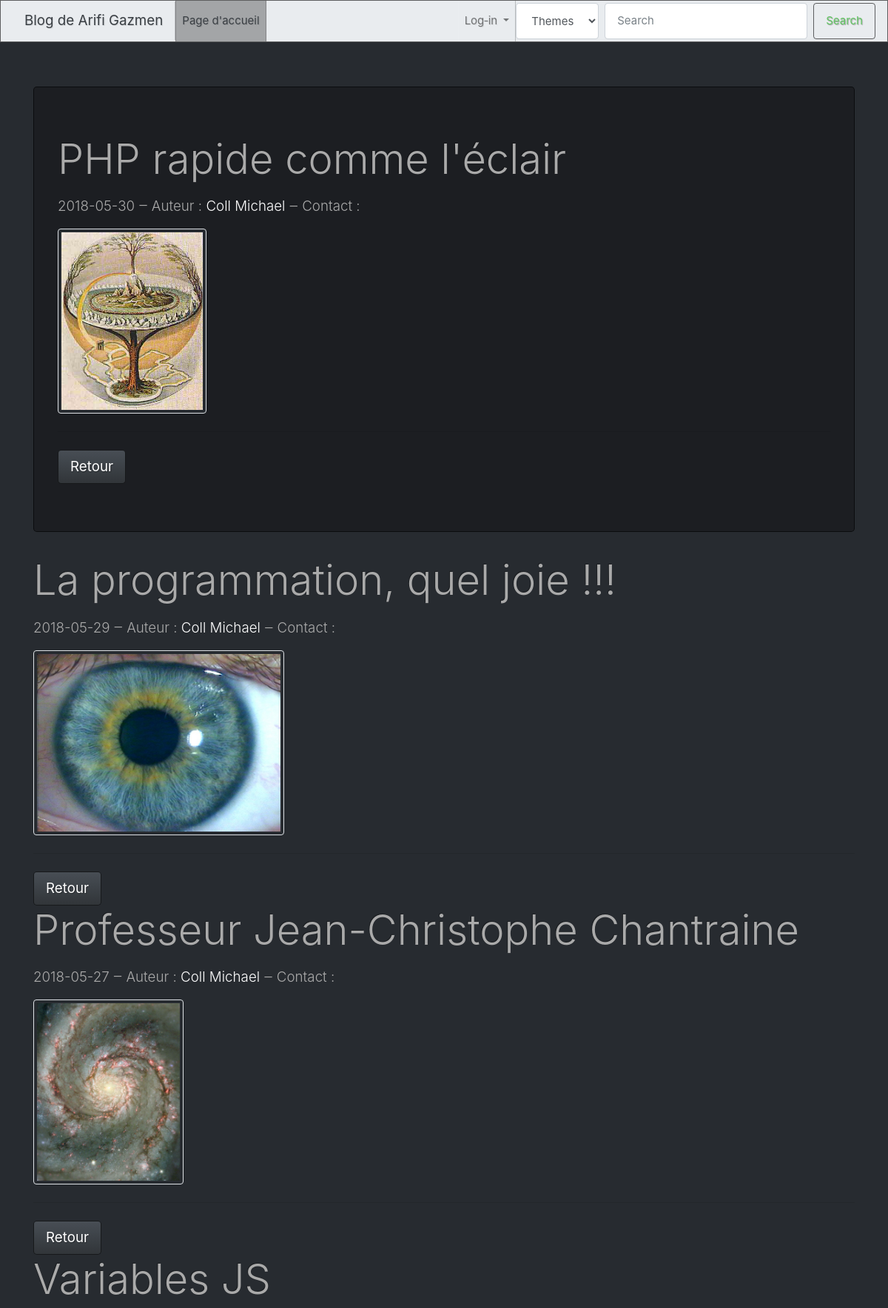
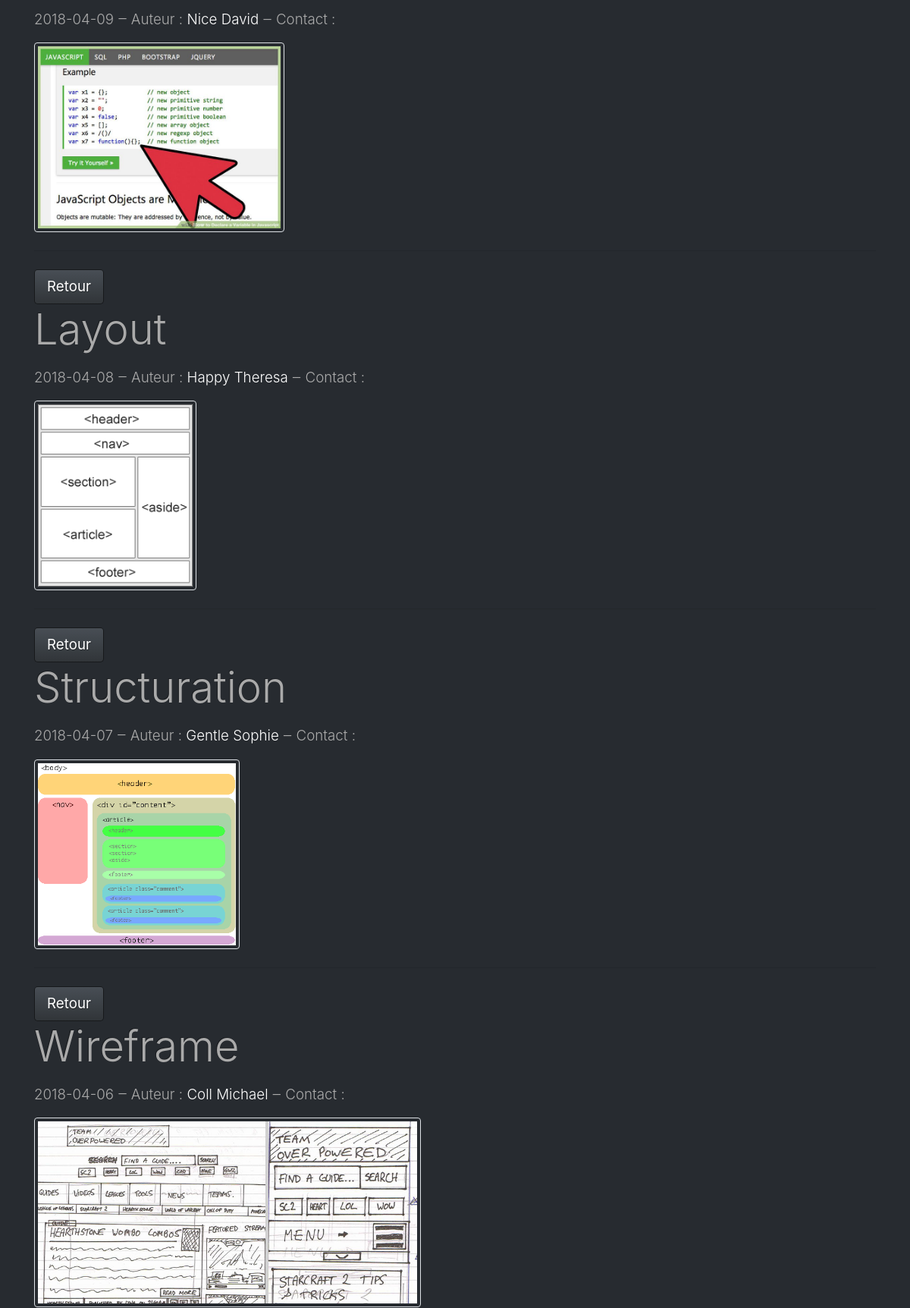
The app's page /article.php (upper part) with its own data (2 pictures, top to bottom).
### tables this page shows
CREATE TABLE IF NOT EXISTS `posts` (
  `id` int(10) UNSIGNED NOT NULL AUTO_INCREMENT,
  `title` varchar(120) NOT NULL,
  `content` text NOT NULL,
  `created` date NOT NULL,
  `image` varchar(60) NOT NULL,
  `idCategory` int(10) UNSIGNED NOT NULL,
  `idUser` int(10) UNSIGNED NOT NULL,
  `visibility` tinyint(1) NOT NULL,
  PRIMARY KEY (`id`),
  KEY `idCategory` (`idCategory`),
  KEY `idUser` (`idUser`)
);

CREATE TABLE IF NOT EXISTS `users` (
  `id` int(10) UNSIGNED NOT NULL AUTO_INCREMENT,
  `firstName` varchar(60) NOT NULL,
  `lastName` varchar(60) NOT NULL,
  `mail` varchar(120) NOT NULL,
  `login` varchar(60) NOT NULL,
  `password` varchar(255) NOT NULL,
  `level` varchar(60) NOT NULL,
  PRIMARY KEY (`id`)
);

### app/app-pagination.php (called while the page is built, shortened)
<?php
if(!isset($_SESSION['level'])) {
    if(isset($_GET['perpage']) && !empty($_GET['perpage']) && ctype_digit($_GET['perpage']) == 1) {
        $perPage = $_GET['perpage'];
    }else{
        $perPage= 50;
    }
    try {
        $dbh = connect();
        $sql = "SELECT COUNT(title) AS total
            FROM 2018_blog.posts
            WHERE 2018_blog.posts.visibility = 1";
        $result = $dbh->query($sql);
        $req = $result->fetch();
        $total = $req['total'];
        $nbPage = (int) ceil($total/$perPage);
    } catch(PDOException $e) {
        die('Error SQL : '.$e->getMessage());
    }
    if(isset($_GET['page']) && !empty($_GET['page'] && ctype_digit($_GET['page']) == 1)) {
        if ($_GET['page'] > $nbPage) {
            $current = $nbPage;
        } else {
            $current = $_GET['page'];
        }
    } else {
        $current = 1;
    }
    $firstOfPage = ($current-1)*$perPage;
}
?>

### inc/request.inc.php (called while the page is built, shortened)
<?php
try {
    if ($_GET['search'] && ($_SESSION['level'] != 'administrator')) {
        $sql = "SELECT 2018_blog.posts.id,
                       2018_blog.posts.title,
                       2018_blog.posts.created,
                       2018_blog.posts.image,
                       2018_blog.categories.category,
                       2018_blog.users.firstName,
                       2018_blog.users.lastName
                FROM 2018_blog.posts
                LEFT JOIN 2018_blog.categories ON posts.idCategory = categories.id
                LEFT JOIN 2018_blog.users ON posts.idUser = users.id
                WHERE 2018_blog.posts.title LIKE :search
                   OR 2018_blog.posts.created LIKE :search
                   OR 2018_blog.posts.image LIKE :search
                   OR 2018_blog.categories.category LIKE :search
                   OR 2018_blog.users.firstName LIKE :search
                   OR 2018_blog.users.lastName LIKE :search
                ORDER BY {$_GET['field']} {$_GET['order']}";
        $_GET['order'] = ($_GET['order'] == 'ASC') ? 'DESC' : 'ASC';
        $result = $dbh->prepare($sql);
        $result->bindValue('search', '%' . trim($_GET['search']) . '%', PDO::PARAM_STR);
        $result->execute();
    } elseif ($_GET['field'] || $_GET['order']) {
        $sql = "SELECT 2018_blog.posts.id,
                       2018_blog.posts.title,
                       2018_blog.posts.created,
                       2018_blog.posts.image,
                       2018_blog.categories.category,
                       2018_blog.users.firstName,
                       2018_blog.users.lastName,
                       2018_blog.posts.visibility
            FROM 2018_blog.posts
            LEFT JOIN 2018_blog.categories ON posts.idCategory = categories.id
            LEFT JOIN 2018_blog.users ON posts.idUser = users.id
            WHERE 2018_blog.posts.visibility = 1
            ORDER BY {$_GET['field']} {$_GET['order']}
            LIMIT $firstOfPage, $perPage";
        $result = $dbh->prepare($sql);
        $result->execute();
    }
}
catch (PDOException $e) {
    die('Error : '.$e->getMessage());
}

### article.php (the view, shortened to what this page needs)
<?php
require 'inc/header.inc.php';
$dbh = connect();
require 'inc/request.inc.php';
?>
<br>
<section id="sites-list" class="container">
    <article class="jumbotron">
        <?php while ($row = $result->fetch(PDO::FETCH_OBJ)) : ?>
        <h1 class="display-4"><?= $row->title ?></h1>
        <p class="lead">
            <time datetime="<?= $row->created ?>"><?= $row->created ?></time>
            ‒ Auteur : <a href="profil.php?id=<?= $row->id ?>"><?= $row->lastName ?> <?= $row->firstName ?></a> ‒ Contact : </p>
        <img src="assets/img/<?= $row->image ?>" alt="..." class="img-thumbnail" style="height: 250px;">
        <hr class="my-4">
        <a class="btn btn-primary btn-lg" href="index.php?<?= (isset($_SESSION['login']) && ($_GET['type'] == 'articles')) ? 'type=articles' : ''; ?><?= (isset($_SESSION['login']) && ($_GET['type'] == 'administration')) ? 'type=administration' : ''; ?>" role="button">Retour</a>
    </article>
    <?php endwhile; ?>
</section>
<?php
require 'inc/footer.inc.php';
?>

### records on screen
posts: title "PHP rapide comme l'éclair", created "2018-05-30", idUser.lastName "Coll", idUser.firstName "Michael", image (picture)
posts: title "La programmation, quel joie !!!", created "2018-05-29", idUser.lastName "Coll", idUser.firstName "Michael", image (picture)
posts: title "Professeur Jean-Christophe Chantraine", created "2018-05-27", idUser.lastName "Coll", idUser.firstName "Michael", image (picture)
posts: title "Variables JS", created "2018-04-09", idUser.lastName "Nice", idUser.firstName "David", image (picture)
posts: title "Layout", created "2018-04-08", idUser.lastName "Happy", idUser.firstName "Theresa", image (picture)
posts: title "Structuration", created "2018-04-07", idUser.lastName "Gentle", idUser.firstName "Sophie", image (picture)
posts: title "Wireframe", created "2018-04-06", idUser.lastName "Coll", idUser.firstName "Michael", image (picture)
